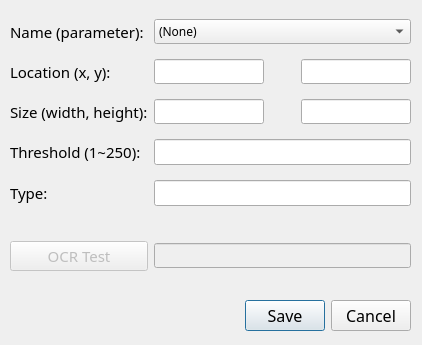
<?xml version="1.0" encoding="UTF-8"?>
<ui version="4.0">
 <class>Dialog</class>
 <widget class="QDialog" name="Dialog">
  <property name="geometry">
   <rect>
    <x>0</x>
    <y>0</y>
    <width>422</width>
    <height>345</height>
   </rect>
  </property>
  <property name="font">
   <font>
    <family>Noto Sans CJK KR Regular</family>
   </font>
  </property>
  <property name="windowTitle">
   <string>ROI Editor</string>
  </property>
  <property name="locale">
   <locale language="English" country="UnitedStates"/>
  </property>
  <widget class="QDialogButtonBox" name="buttonBox">
   <property name="geometry">
    <rect>
     <x>220</x>
     <y>300</y>
     <width>191</width>
     <height>32</height>
    </rect>
   </property>
   <property name="font">
    <font>
     <family>Noto Sans CJK KR Regular</family>
     <pointsize>12</pointsize>
    </font>
   </property>
   <property name="orientation">
    <enum>Qt::Horizontal</enum>
   </property>
   <property name="standardButtons">
    <set>QDialogButtonBox::Cancel|QDialogButtonBox::Save</set>
   </property>
  </widget>
  <widget class="QWidget" name="gridLayoutWidget">
   <property name="geometry">
    <rect>
     <x>10</x>
     <y>10</y>
     <width>401</width>
     <height>271</height>
    </rect>
   </property>
   <layout class="QGridLayout" name="gridLayout">
    <item row="1" column="0">
     <widget class="QLabel" name="lblLoc">
      <property name="font">
       <font>
        <family>Noto Sans CJK KR Regular</family>
        <pointsize>11</pointsize>
       </font>
      </property>
      <property name="frameShape">
       <enum>QFrame::NoFrame</enum>
      </property>
      <property name="text">
       <string>Location (x, y):</string>
      </property>
     </widget>
    </item>
    <item row="2" column="1">
     <layout class="QHBoxLayout" name="horizontalLayout_2">
      <item>
       <widget class="QLineEdit" name="txtSizeW">
        <property name="minimumSize">
         <size>
          <width>0</width>
          <height>25</height>
         </size>
        </property>
        <property name="maximumSize">
         <size>
          <width>120</width>
          <height>25</height>
         </size>
        </property>
        <property name="font">
         <font>
          <family>Noto Sans CJK KR Regular</family>
          <pointsize>10</pointsize>
         </font>
        </property>
        <property name="alignment">
         <set>Qt::AlignCenter</set>
        </property>
        <property name="readOnly">
         <bool>true</bool>
        </property>
       </widget>
      </item>
      <item>
       <spacer name="horizontalSpacer_2">
        <property name="orientation">
         <enum>Qt::Horizontal</enum>
        </property>
        <property name="sizeHint" stdset="0">
         <size>
          <width>40</width>
          <height>20</height>
         </size>
        </property>
       </spacer>
      </item>
      <item>
       <widget class="QLineEdit" name="txtSizeH">
        <property name="minimumSize">
         <size>
          <width>0</width>
          <height>25</height>
         </size>
        </property>
        <property name="maximumSize">
         <size>
          <width>120</width>
          <height>25</height>
         </size>
        </property>
        <property name="font">
         <font>
          <family>Noto Sans CJK KR Regular</family>
          <pointsize>10</pointsize>
         </font>
        </property>
        <property name="alignment">
         <set>Qt::AlignCenter</set>
        </property>
        <property name="readOnly">
         <bool>true</bool>
        </property>
       </widget>
      </item>
     </layout>
    </item>
    <item row="2" column="0">
     <widget class="QLabel" name="lblSize">
      <property name="font">
       <font>
        <family>Noto Sans CJK KR Regular</family>
        <pointsize>11</pointsize>
       </font>
      </property>
      <property name="frameShape">
       <enum>QFrame::NoFrame</enum>
      </property>
      <property name="text">
       <string>Size (width, height):</string>
      </property>
     </widget>
    </item>
    <item row="7" column="0">
     <widget class="QPushButton" name="btnOCRTest">
      <property name="enabled">
       <bool>false</bool>
      </property>
      <property name="minimumSize">
       <size>
        <width>0</width>
        <height>30</height>
       </size>
      </property>
      <property name="font">
       <font>
        <family>Noto Sans CJK KR Regular</family>
        <pointsize>11</pointsize>
       </font>
      </property>
      <property name="text">
       <string>OCR Test</string>
      </property>
     </widget>
    </item>
    <item row="3" column="0">
     <widget class="QLabel" name="lblThreshold">
      <property name="font">
       <font>
        <family>Noto Sans CJK KR Regular</family>
        <pointsize>11</pointsize>
       </font>
      </property>
      <property name="text">
       <string>Threshold (1~250):</string>
      </property>
     </widget>
    </item>
    <item row="6" column="0">
     <spacer name="verticalSpacer">
      <property name="orientation">
       <enum>Qt::Vertical</enum>
      </property>
      <property name="sizeType">
       <enum>QSizePolicy::Preferred</enum>
      </property>
      <property name="sizeHint" stdset="0">
       <size>
        <width>20</width>
        <height>20</height>
       </size>
      </property>
     </spacer>
    </item>
    <item row="1" column="1">
     <layout class="QHBoxLayout" name="horizontalLayout">
      <item>
       <widget class="QLineEdit" name="txtLocX">
        <property name="enabled">
         <bool>true</bool>
        </property>
        <property name="minimumSize">
         <size>
          <width>0</width>
          <height>25</height>
         </size>
        </property>
        <property name="maximumSize">
         <size>
          <width>120</width>
          <height>25</height>
         </size>
        </property>
        <property name="font">
         <font>
          <family>Noto Sans CJK KR Regular</family>
          <pointsize>10</pointsize>
         </font>
        </property>
        <property name="alignment">
         <set>Qt::AlignCenter</set>
        </property>
        <property name="readOnly">
         <bool>true</bool>
        </property>
       </widget>
      </item>
      <item>
       <spacer name="horizontalSpacer">
        <property name="orientation">
         <enum>Qt::Horizontal</enum>
        </property>
        <property name="sizeHint" stdset="0">
         <size>
          <width>40</width>
          <height>20</height>
         </size>
        </property>
       </spacer>
      </item>
      <item>
       <widget class="QLineEdit" name="txtLocY">
        <property name="minimumSize">
         <size>
          <width>0</width>
          <height>25</height>
         </size>
        </property>
        <property name="maximumSize">
         <size>
          <width>120</width>
          <height>25</height>
         </size>
        </property>
        <property name="font">
         <font>
          <family>Noto Sans CJK KR Regular</family>
          <pointsize>10</pointsize>
         </font>
        </property>
        <property name="alignment">
         <set>Qt::AlignCenter</set>
        </property>
        <property name="readOnly">
         <bool>true</bool>
        </property>
       </widget>
      </item>
     </layout>
    </item>
    <item row="7" column="1">
     <widget class="QLineEdit" name="txtOCRTestResult">
      <property name="enabled">
       <bool>false</bool>
      </property>
      <property name="minimumSize">
       <size>
        <width>0</width>
        <height>25</height>
       </size>
      </property>
      <property name="maximumSize">
       <size>
        <width>16777215</width>
        <height>25</height>
       </size>
      </property>
      <property name="font">
       <font>
        <family>Noto Sans CJK KR Regular</family>
        <pointsize>10</pointsize>
       </font>
      </property>
      <property name="alignment">
       <set>Qt::AlignCenter</set>
      </property>
      <property name="readOnly">
       <bool>true</bool>
      </property>
     </widget>
    </item>
    <item row="4" column="1">
     <widget class="QLineEdit" name="txtType">
      <property name="minimumSize">
       <size>
        <width>0</width>
        <height>25</height>
       </size>
      </property>
      <property name="font">
       <font>
        <family>Noto Sans CJK KR Regular</family>
        <pointsize>10</pointsize>
       </font>
      </property>
      <property name="alignment">
       <set>Qt::AlignCenter</set>
      </property>
      <property name="readOnly">
       <bool>true</bool>
      </property>
     </widget>
    </item>
    <item row="3" column="1">
     <widget class="QLineEdit" name="txtThreshold">
      <property name="minimumSize">
       <size>
        <width>0</width>
        <height>25</height>
       </size>
      </property>
      <property name="font">
       <font>
        <family>Noto Sans CJK KR Regular</family>
        <pointsize>10</pointsize>
       </font>
      </property>
      <property name="alignment">
       <set>Qt::AlignCenter</set>
      </property>
      <property name="readOnly">
       <bool>true</bool>
      </property>
     </widget>
    </item>
    <item row="4" column="0">
     <widget class="QLabel" name="lblType">
      <property name="font">
       <font>
        <family>Noto Sans CJK KR Regular</family>
        <pointsize>11</pointsize>
       </font>
      </property>
      <property name="text">
       <string>Type:</string>
      </property>
     </widget>
    </item>
    <item row="5" column="1">
     <layout class="QHBoxLayout" name="horizontalLayout_3"/>
    </item>
    <item row="0" column="0">
     <widget class="QLabel" name="lblName">
      <property name="minimumSize">
       <size>
        <width>130</width>
        <height>0</height>
       </size>
      </property>
      <property name="font">
       <font>
        <family>Noto Sans CJK KR Regular</family>
        <pointsize>11</pointsize>
       </font>
      </property>
      <property name="frameShape">
       <enum>QFrame::NoFrame</enum>
      </property>
      <property name="text">
       <string>Name (parameter):</string>
      </property>
     </widget>
    </item>
    <item row="0" column="1">
     <widget class="QComboBox" name="cbbParam">
      <property name="minimumSize">
       <size>
        <width>0</width>
        <height>25</height>
       </size>
      </property>
      <property name="currentIndex">
       <number>0</number>
      </property>
      <item>
       <property name="text">
        <string>(None)</string>
       </property>
      </item>
      <item>
       <property name="text">
        <string>Active Line No.</string>
       </property>
      </item>
      <item>
       <property name="text">
        <string>Active Modal Code</string>
       </property>
      </item>
      <item>
       <property name="text">
        <string>NC Progress</string>
       </property>
      </item>
      <item>
       <property name="text">
        <string>Actual Spindle RPM</string>
       </property>
      </item>
      <item>
       <property name="text">
        <string>Prog. Spindle RPM</string>
       </property>
      </item>
      <item>
       <property name="text">
        <string>Spindle Override</string>
       </property>
      </item>
      <item>
       <property name="text">
        <string>Actual Feed</string>
       </property>
      </item>
      <item>
       <property name="text">
        <string>Prog. Feed</string>
       </property>
      </item>
      <item>
       <property name="text">
        <string>Feed Override</string>
       </property>
      </item>
      <item>
       <property name="text">
        <string>Active Tool No.</string>
       </property>
      </item>
      <item>
       <property name="text">
        <string>Actual Load</string>
       </property>
      </item>
      <item>
       <property name="text">
        <string>Error Code</string>
       </property>
      </item>
     </widget>
    </item>
   </layout>
  </widget>
 </widget>
 <resources/>
 <connections>
  <connection>
   <sender>buttonBox</sender>
   <signal>accepted()</signal>
   <receiver>Dialog</receiver>
   <slot>accept()</slot>
   <hints>
    <hint type="sourcelabel">
     <x>248</x>
     <y>254</y>
    </hint>
    <hint type="destinationlabel">
     <x>157</x>
     <y>274</y>
    </hint>
   </hints>
  </connection>
  <connection>
   <sender>buttonBox</sender>
   <signal>rejected()</signal>
   <receiver>Dialog</receiver>
   <slot>reject()</slot>
   <hints>
    <hint type="sourcelabel">
     <x>316</x>
     <y>260</y>
    </hint>
    <hint type="destinationlabel">
     <x>286</x>
     <y>274</y>
    </hint>
   </hints>
  </connection>
 </connections>
</ui>
